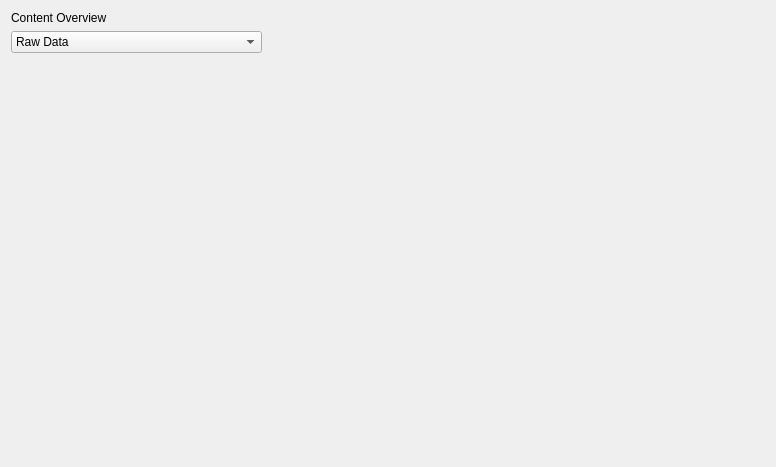
<?xml version="1.0" encoding="UTF-8"?>
<ui version="4.0">
 <class>MainViewWidget</class>
 <widget class="QWidget" name="MainViewWidget">
  <property name="geometry">
   <rect>
    <x>0</x>
    <y>0</y>
    <width>776</width>
    <height>467</height>
   </rect>
  </property>
  <property name="windowTitle">
   <string>Form</string>
  </property>
  <layout class="QGridLayout" name="gridLayout">
   <item row="0" column="0">
    <layout class="QGridLayout" name="gridLayout_2">
     <item row="1" column="0">
      <widget class="QComboBox" name="data_combo_box">
       <item>
        <property name="text">
         <string>Raw Data</string>
        </property>
       </item>
       <item>
        <property name="text">
         <string>Another Tree</string>
        </property>
       </item>
      </widget>
     </item>
     <item row="0" column="0">
      <widget class="QLabel" name="label">
       <property name="sizePolicy">
        <sizepolicy hsizetype="Minimum" vsizetype="Minimum">
         <horstretch>0</horstretch>
         <verstretch>0</verstretch>
        </sizepolicy>
       </property>
       <property name="text">
        <string>Content Overview</string>
       </property>
      </widget>
     </item>
     <item row="2" column="0">
      <widget class="QStackedWidget" name="data_stacked_Widget">
       <property name="currentIndex">
        <number>-1</number>
       </property>
      </widget>
     </item>
    </layout>
   </item>
   <item row="0" column="1">
    <spacer name="horizontalSpacer">
     <property name="orientation">
      <enum>Qt::Horizontal</enum>
     </property>
     <property name="sizeHint" stdset="0">
      <size>
       <width>40</width>
       <height>20</height>
      </size>
     </property>
    </spacer>
   </item>
   <item row="0" column="2">
    <spacer name="horizontalSpacer_2">
     <property name="orientation">
      <enum>Qt::Horizontal</enum>
     </property>
     <property name="sizeHint" stdset="0">
      <size>
       <width>40</width>
       <height>20</height>
      </size>
     </property>
    </spacer>
   </item>
  </layout>
 </widget>
 <resources/>
 <connections/>
</ui>
